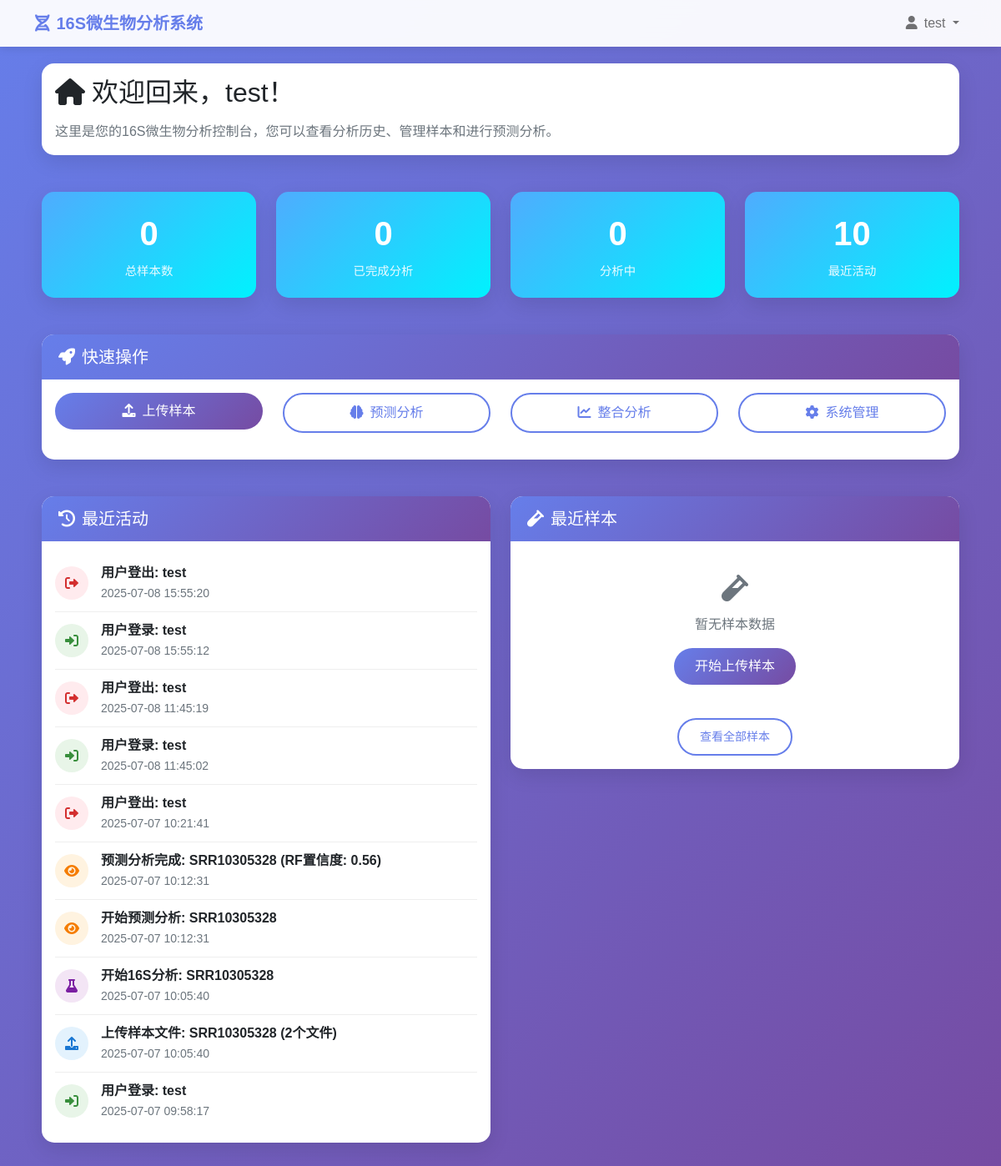
The app's page /dashboard/ (signed in) with its own data.
### bioanalysis/models.py (models this page shows, shortened)
class UserActivityLog(models.Model):
    ACTION_TYPES = [
        ('login', '登录'),
        ('logout', '登出'),
        ('upload', '上传文件'),
        ('analysis', '开始分析'),
        ('prediction_start', '开始预测'),
        ('view_result', '查看结果'),
        ('error', '错误'),
        ('delete', '删除数据'),
    ]
    user = models.ForeignKey(User, on_delete=models.CASCADE, verbose_name='用户')
    action_type = models.CharField(max_length=20, choices=ACTION_TYPES, verbose_name='操作类型')
    description = models.CharField(max_length=500, verbose_name='操作描述')
    ip_address = models.GenericIPAddressField(verbose_name='IP地址')
    user_agent = models.TextField(verbose_name='用户代理')
    timestamp = models.DateTimeField(default=timezone.now, verbose_name='时间戳')
    class Meta:
        verbose_name = '用户操作日志'
        verbose_name_plural = '用户操作日志'
        ordering = ['-timestamp']
        indexes = [
            models.Index(fields=['user', 'action_type']),
            models.Index(fields=['timestamp']),
        ]

### bioanalysis/views.py (the view, shortened to what this page needs)
# urls.py: path('dashboard/', views.dashboard, name='dashboard'),
@login_required
def dashboard(request):
    try:
        recent_activities = UserActivityLog.objects.filter(user=request.user).order_by('-timestamp')[:10]
        activity_stats = UserActivityLog.objects.filter(user=request.user).values('action_type').annotate(count=Count('action_type'))
        user_samples = get_user_samples_with_status(request.user)
        recent_samples = []
        system_status = {
            'total_samples': len(user_samples),
            'completed_samples': len([s for s in user_samples if s['is_completed']]),
            'pending_samples': len([s for s in user_samples if not s['is_completed']]),
            'user_activities': len(recent_activities)
        }
        context = {
            'recent_activities': recent_activities,
            'activity_stats': activity_stats,
            'samples': recent_samples,
            'system_status': system_status,
            'user': request.user
        }
        return render(request, 'bioanalysis/dashboard.html', context)
    except Exception as e:
        messages.error(request, f'加载首页时出错: {str(e)}')
        return render(request, 'bioanalysis/dashboard.html', {'error': str(e)})

### bioanalysis/views.py (called while the page is built, shortened)
def get_user_samples_with_status(user):
    user_samples = []
    media_dir = 'media'
    try:
        user_sample_names = set()
        upload_logs = UserActivityLog.objects.filter(
            user=user,
            action_type='upload'
        ).values_list('description', flat=True)
        for log_desc in upload_logs:
            if '上传样本文件:' in log_desc:
                sample_name = log_desc.split('上传样本文件:')[1].split('(')[0].strip()
                user_sample_names.add(sample_name)
        for sample_name in user_sample_names:
            sample_path = os.path.join(media_dir, sample_name)
        return user_samples
    except Exception as e:
        print(f"Error getting user samples with status: {e}")
        return []

### bioanalysis/templates/bioanalysis/dashboard.html (shortened to what this page needs)
<!DOCTYPE html>
<html lang="zh-CN">
<head>
    <link href="https://cdn.jsdelivr.net/npm/bootstrap@5.1.3/dist/css/bootstrap.min.css" rel="stylesheet">
    <link href="https://cdnjs.cloudflare.com/ajax/libs/font-awesome/6.0.0/css/all.min.css" rel="stylesheet">
</head>
<body>
    <nav class="navbar navbar-expand-lg navbar-light">
        <div class="container">
            <a class="navbar-brand" href="{% url 'dashboard' %}">
                <i class="fas fa-dna me-2"></i>16S微生物分析系统
            </a>
            <div class="navbar-nav ms-auto">
                <div class="nav-item dropdown">
                    <a class="nav-link dropdown-toggle" href="#" id="navbarDropdown" role="button" data-bs-toggle="dropdown">
                        <i class="fas fa-user me-2"></i>{{ user.username }}
                    </a>
                </div>
            </div>
        </div>
    </nav>
    <div class="container dashboard-container">
        <div class="row mb-4">
            <div class="col-12">
                <div class="card">
                    <div class="card-body">
                        <h2 class="mb-3">
                            <i class="fas fa-home me-2"></i>欢迎回来，{{ user.username }}！
                        </h2>
                        <p class="text-muted mb-0">这里是您的16S微生物分析控制台，您可以查看分析历史、管理样本和进行预测分析。</p>
                    </div>
                </div>
            </div>
        </div>
        <div class="row mb-4">
            <div class="col-md-3">
                <div class="card stats-card">
                    <div class="stats-number">{{ system_status.total_samples }}</div>
                    <div class="stats-label">总样本数</div>
                </div>
            </div>
            <div class="col-md-3">
                <div class="card stats-card">
                    <div class="stats-number">{{ system_status.completed_samples }}</div>
                    <div class="stats-label">已完成分析</div>
                </div>
            </div>
            <div class="col-md-3">
                <div class="card stats-card">
                    <div class="stats-number">{{ system_status.pending_samples }}</div>
                    <div class="stats-label">分析中</div>
                </div>
            </div>
            <div class="col-md-3">
                <div class="card stats-card">
                    <div class="stats-number">{{ system_status.user_activities }}</div>
                    <div class="stats-label">最近活动</div>
                </div>
            </div>
        </div>
        <div class="row mb-4">
            <div class="col-12">
                <div class="card">
                    <div class="card-header">
                        <h5 class="mb-0"><i class="fas fa-rocket me-2"></i>快速操作</h5>
                    </div>
                    <div class="card-body">
                        <div class="row">
                            <div class="col-md-3 mb-3">
                                <a href="{% url 'integrated_analysis' %}" class="btn btn-primary w-100">
                                    <i class="fas fa-upload me-2"></i>上传样本
                                </a>
                            </div>
                            <div class="col-md-3 mb-3">
                                <a href="{% url 'integrated_analysis' %}" class="btn btn-outline-primary w-100">
                                    <i class="fas fa-brain me-2"></i>预测分析
                                </a>
                            </div>
                            <div class="col-md-3 mb-3">
                                <a href="{% url 'integrated_analysis' %}" class="btn btn-outline-primary w-100">
                                    <i class="fas fa-chart-line me-2"></i>整合分析
                                </a>
                            </div>
                            <div class="col-md-3 mb-3">
                                <a href="/admin/" class="btn btn-outline-primary w-100" target="_blank">
                                    <i class="fas fa-cog me-2"></i>系统管理
                                </a>
                            </div>
                        </div>
                    </div>
                </div>
            </div>
        </div>
        <div class="row">
            <div class="col-md-6">
                <div class="card">
                    <div class="card-header">
                        <h5 class="mb-0"><i class="fas fa-history me-2"></i>最近活动</h5>
                    </div>
                    <div class="card-body">
                        {% if recent_activities %}
                            {% for activity in recent_activities %}
                            <div class="activity-item d-flex align-items-center">
                                <div class="activity-icon activity-{{ activity.action_type }}">
                                    {% if activity.action_type == 'upload' %}
                                        <i class="fas fa-upload"></i>
                                    {% elif activity.action_type == 'analysis' %}
                                        <i class="fas fa-flask"></i>
                                    {% elif activity.action_type == 'login' %}
                                        <i class="fas fa-sign-in-alt"></i>
                                    {% elif activity.action_type == 'logout' %}
                                        <i class="fas fa-sign-out-alt"></i>
                                    {% elif activity.action_type == 'view_result' %}
                                        <i class="fas fa-eye"></i>
                                    {% else %}
                                        <i class="fas fa-info"></i>
                                    {% endif %}
                                </div>
                                <div class="flex-grow-1">
                                    <div class="fw-bold">{{ activity.description }}</div>
                                    <small class="text-muted">{{ activity.timestamp|date:"Y-m-d H:i:s" }}</small>
                                </div>
                            </div>
                            {% endfor %}
                        {% else %}
                            <div class="text-center text-muted py-4">
                                <i class="fas fa-info-circle fa-2x mb-3"></i>
                                <p>暂无活动记录</p>
                            </div>
                        {% endif %}
                    </div>
                </div>
            </div>
            <div class="col-md-6">
                <div class="card">
                    <div class="card-header">
                        <h5 class="mb-0"><i class="fas fa-vial me-2"></i>最近样本</h5>
                    </div>
                    <div class="card-body">
                        {% if samples %}
                            {% for sample in samples %}
                            <div class="sample-item">
                                <div class="d-flex justify-content-between align-items-center">
                                    <div>
                                        <h6 class="mb-1">{{ sample.name }}</h6>
                                        <small class="text-muted">{{ sample.created_time|date:"Y-m-d H:i" }}</small>
                                    </div>
                                    <span class="sample-status {% if sample.status == '已完成分析' %}status-completed{% else %}status-pending{% endif %}">
                                        {{ sample.status }}
                                    </span>
                                </div>
                            </div>
                            {% endfor %}
                        {% else %}
                            <div class="text-center text-muted py-4">
                                <i class="fas fa-vial fa-2x mb-3"></i>
                                <p>暂无样本数据</p>
                                <a href="{% url 'integrated_analysis' %}" class="btn btn-primary">开始上传样本</a>
                            </div>
                        {% endif %}
                        <div class="text-center mt-3">
                            <a href="/sample_results/"
                               class="btn btn-sm btn-outline-primary"
                               target="_self">查看全部样本</a>
                        </div>
                    </div>
                </div>
            </div>
        </div>
    </div>
</body>
</html>

### bioanalysis/templates/bioanalysis/dashboard.html (style rules this page uses)
body { background: linear-gradient(135deg, #667eea 0%, #764ba2 100%); min-height: 100vh; font-family: 'Microsoft YaHei', sans-serif; }
.dashboard-container { padding: 20px; }
.card { border: none; border-radius: 15px; box-shadow: 0 8px 25px rgba(0,0,0,0.1); margin-bottom: 20px; transition: transform 0.3s ease; position: relative; z-index: 1; }
.card-header { background: linear-gradient(135deg, #667eea 0%, #764ba2 100%); color: white; border-radius: 15px 15px 0 0 !important; padding: 15px 20px; border: none; }
.stats-card { background: linear-gradient(135deg, #4facfe 0%, #00f2fe 100%); color: white; text-align: center; padding: 20px; }
.stats-number { font-size: 2.5rem; font-weight: bold; margin-bottom: 5px; }
.stats-label { font-size: 0.9rem; opacity: 0.9; }
.activity-item { padding: 10px 0; border-bottom: 1px solid #eee; }
.activity-item:last-child { border-bottom: none; }
.activity-icon { width: 40px; height: 40px; border-radius: 50%; display: flex; align-items: center; justify-content: center; margin-right: 15px; }
.activity-upload { background: #e3f2fd; color: #1976d2; }
.activity-analysis { background: #f3e5f5; color: #7b1fa2; }
.activity-login { background: #e8f5e8; color: #388e3c; }
.activity-logout { background: #ffebee; color: #d32f2f; }
.activity-view_result { background: #fff3e0; color: #f57c00; }
.navbar { background: rgba(255,255,255,0.95) !important; backdrop-filter: blur(10px); box-shadow: 0 2px 10px rgba(0,0,0,0.1); position: relative; z-index: 1030; }
.navbar-brand { font-weight: bold; color: #667eea !important; }
.navbar .nav-item.dropdown { position: relative; z-index: 1050; }
.btn-primary { background: linear-gradient(135deg, #667eea 0%, #764ba2 100%); border: none; border-radius: 25px; padding: 10px 25px; font-weight: 500; }
.btn-outline-primary { border: 2px solid #667eea; color: #667eea; border-radius: 25px; padding: 10px 25px; font-weight: 500; }

### records on screen
UserActivityLog: action_type "logout" (drawn), description "用户登出: test", timestamp "2025-07-08 15:55:20"
UserActivityLog: action_type "login" (drawn), description "用户登录: test", timestamp "2025-07-08 15:55:12"
UserActivityLog: action_type "logout" (drawn), description "用户登出: test", timestamp "2025-07-08 11:45:19"
UserActivityLog: action_type "login" (drawn), description "用户登录: test", timestamp "2025-07-08 11:45:02"
UserActivityLog: action_type "logout" (drawn), description "用户登出: test", timestamp "2025-07-07 10:21:41"
UserActivityLog: action_type "view_result" (drawn), description "预测分析完成: SRR10305328 (RF置信度: 0.56)", timestamp "2025-07-07 10:12:31"
UserActivityLog: action_type "view_result" (drawn), description "开始预测分析: SRR10305328", timestamp "2025-07-07 10:12:31"
UserActivityLog: action_type "analysis" (drawn), description "开始16S分析: SRR10305328", timestamp "2025-07-07 10:05:40"
UserActivityLog: action_type "upload" (drawn), description "上传样本文件: SRR10305328 (2个文件)", timestamp "2025-07-07 10:05:40"
UserActivityLog: action_type "login" (drawn), description "用户登录: test", timestamp "2025-07-07 09:58:17"

### other values on screen
{{ user.username }} "test"
{{ system_status.total_samples }} "0"
{{ system_status.completed_samples }} "0"
{{ system_status.pending_samples }} "0"
{{ system_status.user_activities }} "10"
